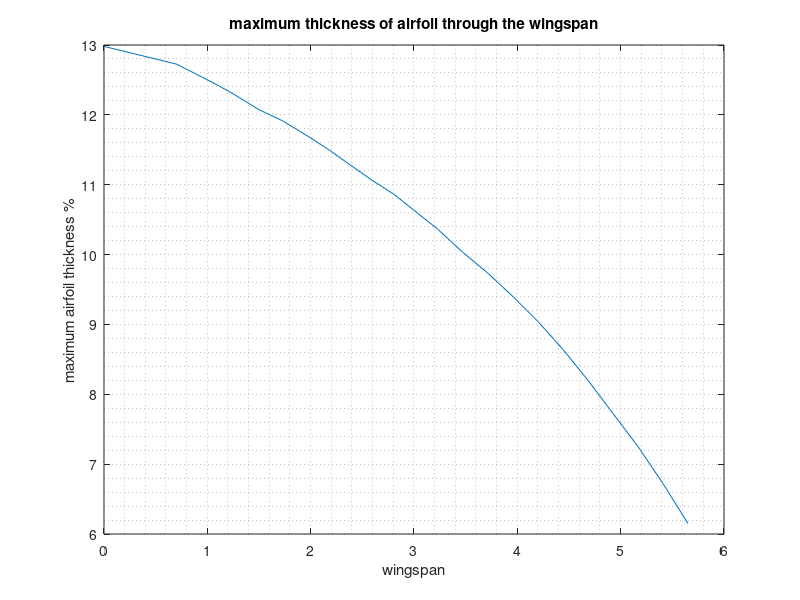

The MATLAB source for this figure: (Note: this script raises an error after producing the figure.)
% thickness distribution along the wingspan of the Supermarine Spitfire
%NACA MPXX
%M=max camber % 
%P=position of the maximum camber divided by 10
%XX=max thickness % (T)
clc
clear all
close all

load('span_thickness.mat');
load('chord.mat');

span_v=span_thickness(:,1);
T_v=span_thickness(:,2)./chord *100; %thickness % over chord length (XX)

%from tables:
T_v(end-2)=7.25;
T_v(end-1)=6.72;
T_v(end)=6.15;
figure()
plot(span_v,T_v)
grid minor
ylabel('maximum airfoil thickness %')
xlabel('wingspan')
title('maximum thickness of airfoil through the wingspan')


% T_v contains XX
% set P=40
%set M= 2
M='2';
P='4';
formatSpec = '%.1f';
T_str1=num2str(T_v(T_v>10),formatSpec);
T_str2=strcat('0',num2str(T_v(T_v<10),formatSpec))
T_str=[T_str1;
        T_str2]
NACAs=strcat(M,P,T_str)



for i=1:length(NACAs)

    airfoil.designation=NACAs(i,1:6);
    airfoil.n=50;
    airfoil.HalfCosineSpacing=1;
    airfoil.wantFile=0;
    airfoil.is_finiteTE=0;
    af(i) = naca4gen(airfoil);

end


figure()
hold on
for i=1:24
    plot(af(i).x,af(i).z,'Color','black')
end
axis equal